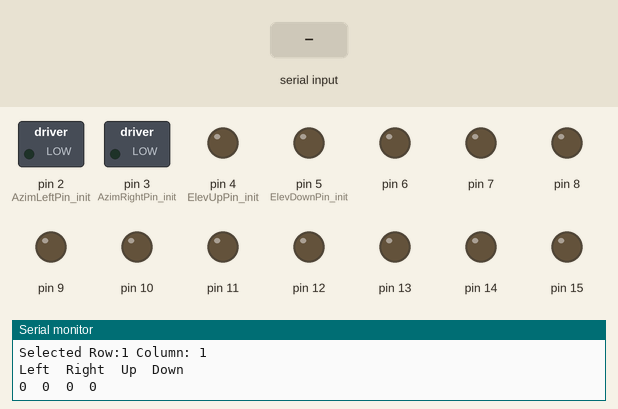
A sketch run on a simulated Arduino Mega 2560, built with avr-gcc and run on an emulated ATmega2560. Shown: switched loads named in the sketch (green lamp = pin HIGH), output pins drawn as LEDs (lit = HIGH), the last lines printed to the serial monitor. The test bench sets the inputs (shaded band).

Above: at 2.2 s.
2.3 s: "a90\n" received over Serial
At 2.8 s:
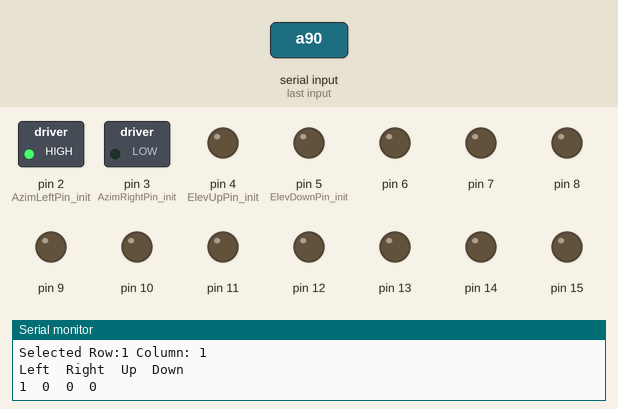
3.8 s: byte 115 ('s') received over Serial
At 5.0 s:
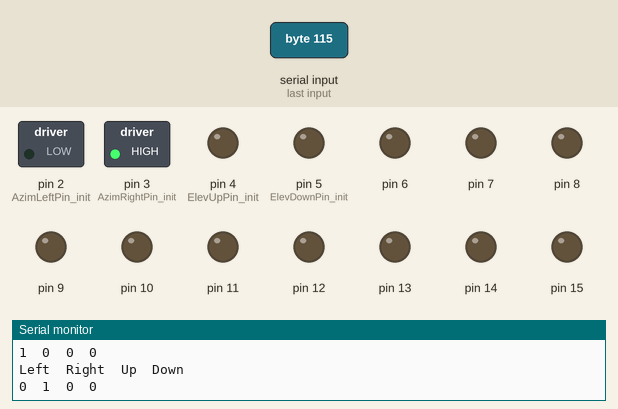
5.3 s: byte 119 ('w') received over Serial
At 6.3 s:
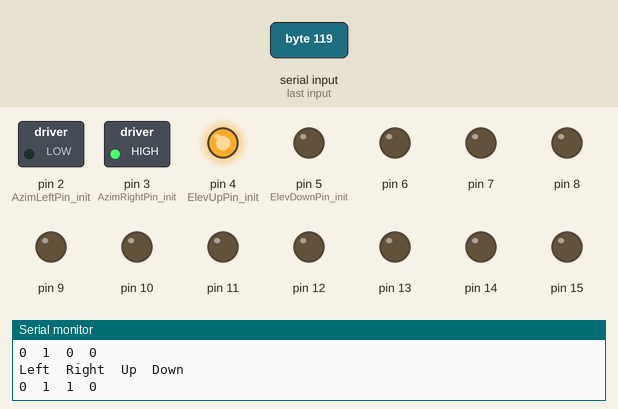
6.8 s: byte 97 ('a') received over Serial
At 7.5 s:
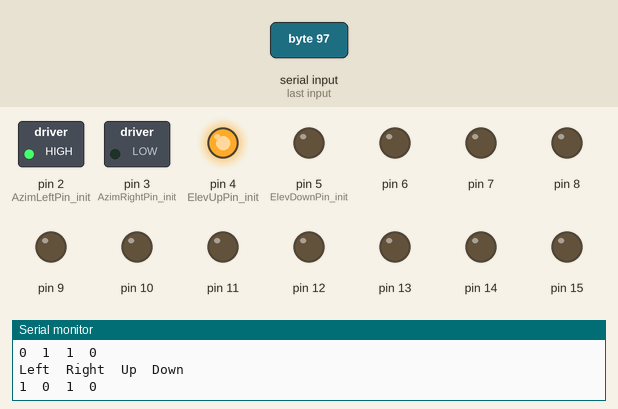
8.3 s: byte 122 ('z') received over Serial
At 8.6 s:
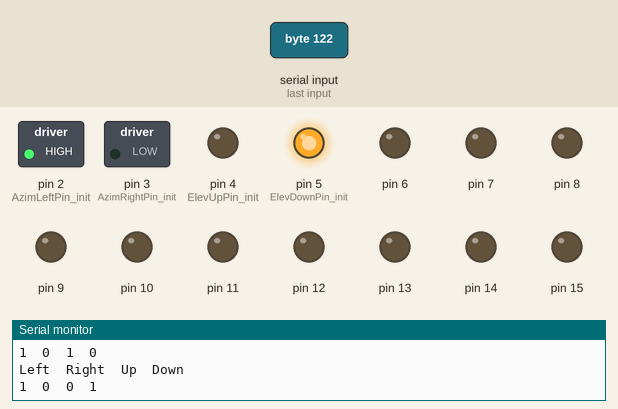
9.8 s: "a 45\n" received over Serial
At 10.9 s:
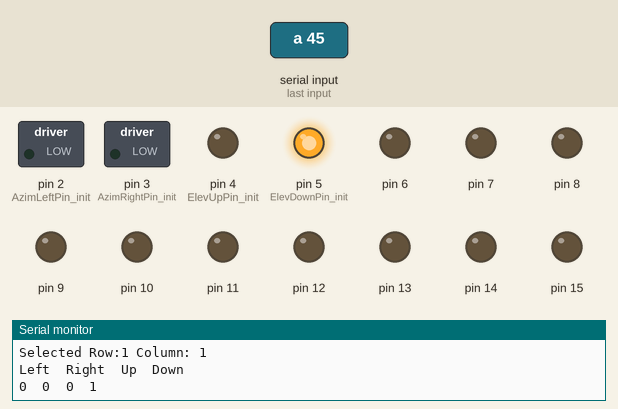
Timing chart, 0 to 12.3 s (numbered marks = the images above; inputs shaded):
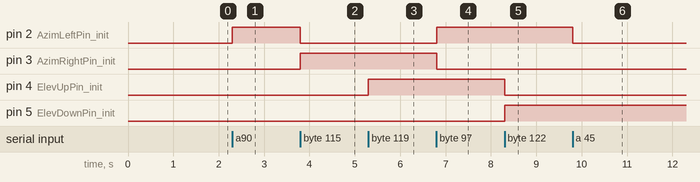

The sketch:

sc_cnt_multi_v04.ino
```cpp
/*
 Scanner Control
 Date: 04/20/2014


 This toggles the motors using the motors.
 Based on Arduino Mega 2560

 Controls 12 motor
 The user enters the index of the number starting from 1.
 Or the user can also enter two numbers which would be the index of row and column both starting from 1

  Pin orderfor a given motor is
  Left, right, Up, Down
 */

#define DEBUGFLAG 0


//Input String from Serial
String inputString = "";
boolean stringComplete = false;

//End of Input Sring Indicator
const char endStringChar = '\n';


//selected motor Row and Column index
int selectedRow = 0;
int selectedCol = 0;


//temporary numbers to parse string
int parse_no1;
int parse_no2;
int tempVar;


//# of motors in row and column
const int nRowMotor = 3;
const int nColMotor = 3;

// States of motors initially
int LeftMotorState[nRowMotor][nColMotor] = {LOW};
int RightMotorState[nRowMotor][nColMotor] = {LOW};
int UpMotorState[nRowMotor][nColMotor] = {LOW};
int DownMotorState[nRowMotor][nColMotor] = {LOW};


// pin Assignment for motor 1 at (row, col) = (1,1)
const int AzimLeftPin_init = 2;
const int AzimRightPin_init = 3;
const int ElevUpPin_init = 4;
const int ElevDownPin_init = 5;


short MotorPinList[nRowMotor][nColMotor][4] = {
  AzimLeftPin_init, AzimRightPin_init, ElevUpPin_init, ElevDownPin_init
};


void setup() {
  // initialize serial communication:
  Serial.begin(9600);

  //Reserve 10 bytes for the input String
  inputString.reserve(10);

  delay(1000);
  //initialize the motor pin values

  // initialize the motor pins

  for (int RowIndex = 0; RowIndex < nRowMotor ; RowIndex++)
    for (int ColIndex = 0; ColIndex < nColMotor ; ColIndex++)
    {
      for (int motorIndex = 0; motorIndex < 4 ; motorIndex++)
      {
        int PinOffsetTemp =  ((RowIndex * nRowMotor) + ColIndex) * 4 + motorIndex;
        MotorPinList[RowIndex][ColIndex][motorIndex] = AzimLeftPin_init + PinOffsetTemp;
      }
#if DEBUGFLAG
      Serial.print("Row:");
      Serial.print(RowIndex + 1);
      Serial.print("  Col:");
      Serial.print(ColIndex + 1);
      Serial.print("\t---: ");

      for (int motorIndex = 0; motorIndex < 4 ; motorIndex++)
      {
        Serial.print(MotorPinList[RowIndex][ColIndex][motorIndex]);
        Serial.print('\t');
      }
      Serial.println();
#endif


    }
  // initialize the motor pins as OUTPUT:


  for (int RowIndex = 0; RowIndex < nRowMotor ; RowIndex++)
    for (int ColIndex = 0; ColIndex < nColMotor ; ColIndex++)
      for (int motorIndex = 0; motorIndex < 4 ; motorIndex++)
      {
        pinMode(MotorPinList[RowIndex][ColIndex][motorIndex], OUTPUT);
      }


  // Turn off all the motors
  TurnOffAllMotors();

//Print SelectMotor
 printSelectMirror();

}


void loop() {


  //Serial.println("Ready for Serial:");


  // read the sensor:
  if (Serial.available() > 0) {
    int inByte = Serial.read();


    switch (inByte) {
      case 'a':
        //toggle left motor
        LeftMotorState[selectedRow][selectedCol] = !LeftMotorState[selectedRow][selectedCol];

        //make sure you do not excite the Right at the same time
        // if the left motor is on.
        // Running this first to avoid excitement of two motors at the same time.
        update_motor_pair(LeftMotorState[selectedRow][selectedCol],
                          &RightMotorState [selectedRow][selectedCol],
                          MotorPinList[selectedRow][selectedCol][1]);
        digitalWrite(MotorPinList[selectedRow][selectedCol][0], LeftMotorState[selectedRow][selectedCol]);
        print_state(selectedRow, selectedCol);
        break;

      case 's':
        //toggle right motor
        RightMotorState[selectedRow][selectedCol] = !RightMotorState[selectedRow][selectedCol];

        //make sure you do not excite the left at the same time
        // if the right motor is on.
        // Running this first to avoid excitement of two motors at the same time.
        update_motor_pair(RightMotorState[selectedRow][selectedCol],
                          &LeftMotorState [selectedRow][selectedCol],
                          MotorPinList[selectedRow][selectedCol][0]);
        digitalWrite(MotorPinList[selectedRow][selectedCol][1], RightMotorState[selectedRow][selectedCol]);
        print_state(selectedRow, selectedCol);
        break;

      case 'w':
        //toggle up motor
        UpMotorState[selectedRow][selectedCol] = !UpMotorState[selectedRow][selectedCol];

        //make sure you do not excite the Down at the same time
        // if the Up motor is on.
        // Running this first to avoid excitement of two motors at the same time.
        update_motor_pair(UpMotorState[selectedRow][selectedCol],
                          &DownMotorState [selectedRow][selectedCol],
                          MotorPinList[selectedRow][selectedCol][3]);
        digitalWrite(MotorPinList[selectedRow][selectedCol][2], UpMotorState[selectedRow][selectedCol]);

        print_state(selectedRow, selectedCol);
        break;

      case 'z':
        //toggle down motor
        DownMotorState[selectedRow][selectedCol] = !DownMotorState[selectedRow][selectedCol];

        //make sure you do not excite the Up at the same time
        // if the Down motor is on.
        // Running this first to avoid excitement of two motors at the same time.
        update_motor_pair(DownMotorState[selectedRow][selectedCol],
                          &UpMotorState [selectedRow][selectedCol],
                          MotorPinList[selectedRow][selectedCol][2]);
        digitalWrite(MotorPinList[selectedRow][selectedCol][3], DownMotorState[selectedRow][selectedCol]);
        print_state(selectedRow, selectedCol);
        break;

      case '1':
      case '2':
      case '3':
      case '4':
      case '5':
      case '6':
      case '7':
      case '8':
      case '9':
      case '0':
      case ' ':
        if (inputString.length() < 10)
          inputString = inputString + (char) inByte;
        else
          stringComplete = true;

        break;
      case endStringChar:
        // only end the string if you gathered some numbers
        if (inputString.length() > 0)
          stringComplete = true;


        break;

      default:
        // turn all the Motors off:
        TurnOffAllMotors();
        Serial.println("All Off!");
        print_state(selectedRow, selectedCol);

    } //switch


    if (stringComplete) {

      //find the whitespace index
      tempVar = inputString.indexOf(' ');


      // If there is a whitespace
      if (tempVar >= 0) {
        parse_no1 = inputString.substring(0, tempVar).toInt();
        parse_no2 = inputString.substring(tempVar + 1).toInt();

      }
      else
      {
        parse_no1 = inputString.substring(0, tempVar).toInt();

        //parse_no2=-1 indicates that we will just use the number one as the single number index
        //parse_n1=
        parse_no2 = -1;

      }

     /*
      Serial.print ("Integer 1 is ");
      Serial.println(parse_no1);
      Serial.print ("Integer 2 is ");
      Serial.println(parse_no2);
     Serial.println("Checking Range:");

     */
     updateSelectMirror(parse_no1, parse_no2);


      // reset the String
      stringComplete = false;
      inputString = "";
      parse_no1 = 0;
      parse_no2 = 0;

    } // if stringComplete

  } // if serial


} //while loop


//update_motor_pair() is called on two states with oppoins direction (left,right) and (up,down)
//Ensures that if first motor is high the second motor is off, and also updates the states
void update_motor_pair(const int FirstMotorState, int * const SecondMotorState_pt, const int SecondMotorPin)

{
  if (FirstMotorState == HIGH)
    *SecondMotorState_pt = !FirstMotorState;
  digitalWrite(SecondMotorPin, *SecondMotorState_pt);
}


// Prints the states of all the motors
void print_state(const int RowIndex, const int ColIndex) {
  //Serial.print("Row:");
  //Serial.print(RowIndex + 1);
  //Serial.print("  Col:");
  //Serial.print(ColIndex + 1);
  //Serial.println("\t---: ");
  Serial.println("Left\tRight\tUp\tDown");
  Serial.print(LeftMotorState[RowIndex][ColIndex]);
  Serial.print("\t");
  Serial.print(RightMotorState[RowIndex][ColIndex]);
  Serial.print("\t");
  Serial.print(UpMotorState[RowIndex][ColIndex]);
  Serial.print("\t");
  Serial.println(DownMotorState[RowIndex][ColIndex]);

}

void TurnOffAllMotors()
{
  for (int RowIndex = 0; RowIndex < nRowMotor ; RowIndex++)
    for (int ColIndex = 0; ColIndex < nColMotor ; ColIndex++)
    {
      LeftMotorState[RowIndex][ColIndex] = LOW;
      RightMotorState[RowIndex][ColIndex] = LOW;
      UpMotorState[RowIndex][ColIndex] = LOW;
      DownMotorState[RowIndex][ColIndex] = LOW;

      for (int motorIndex = 0; motorIndex < 4 ; motorIndex++)
      {
        digitalWrite(MotorPinList[RowIndex][ColIndex][motorIndex], LOW);
      }
    }

}


// Following function checks for the range of parseTemp1 and parseTemp2 which are the two consecutive
//parsed integers, and updates the current mirror selection
bool updateSelectMirror(const int parseTemp1,  const int parseTemp2)
{
  bool inRangeFlag = false;
  if (parseTemp2 == -1) //then first number will be treated as a whole index
  {
    //single array index must be less than the number of all the mirrors
    inRangeFlag = (parseTemp1 > 0) && (parseTemp1 <= nRowMotor * nColMotor);
    if (inRangeFlag)
    {
      selectedCol = (parseTemp1 - 1) % nColMotor;
      selectedRow = (parseTemp1-1) / nColMotor;

    }
  }

  else  // separately check the numbers if they are within row and col range

  {
    inRangeFlag = (parseTemp1 <= nRowMotor) && (parseTemp1 > 0) &&
                  (parseTemp2 <= nColMotor) && (parseTemp2 > 0)  ;
    if (inRangeFlag)
    {
      selectedCol = parseTemp1-1;
      selectedRow = parseTemp2-1;
    }
  }

  if (inRangeFlag==true)
  {
    printSelectMirror();
  }
  else
  {
    Serial.println("Index out of range!");
    printSelectMirror();
  }
  return inRangeFlag;
}

// Print Selected Mirror
void printSelectMirror(void) {
    Serial.print("Selected Row:");
    Serial.print(selectedRow + 1);
    Serial.print(" Column: ");
    Serial.println(selectedCol + 1);
    print_state(selectedRow, selectedCol);
}
```

Measured:
- after the input at 2.3 s, pin 2 (AzimLeftPin_init): LOW → HIGH at once
- after the input at 3.8 s, pin 2 (AzimLeftPin_init): HIGH → LOW at once; pin 3 (AzimRightPin_init): LOW → HIGH at once
- after the input at 5.3 s, pin 4 (ElevUpPin_init): LOW → HIGH at once
- after the input at 6.8 s, pin 2 (AzimLeftPin_init): LOW → HIGH at once; pin 3 (AzimRightPin_init): HIGH → LOW at once
- after the input at 8.3 s, pin 4 (ElevUpPin_init): HIGH → LOW at once; pin 5 (ElevDownPin_init): LOW → HIGH at once
- after the input at 9.8 s, pin 2 (AzimLeftPin_init): HIGH → LOW at once
